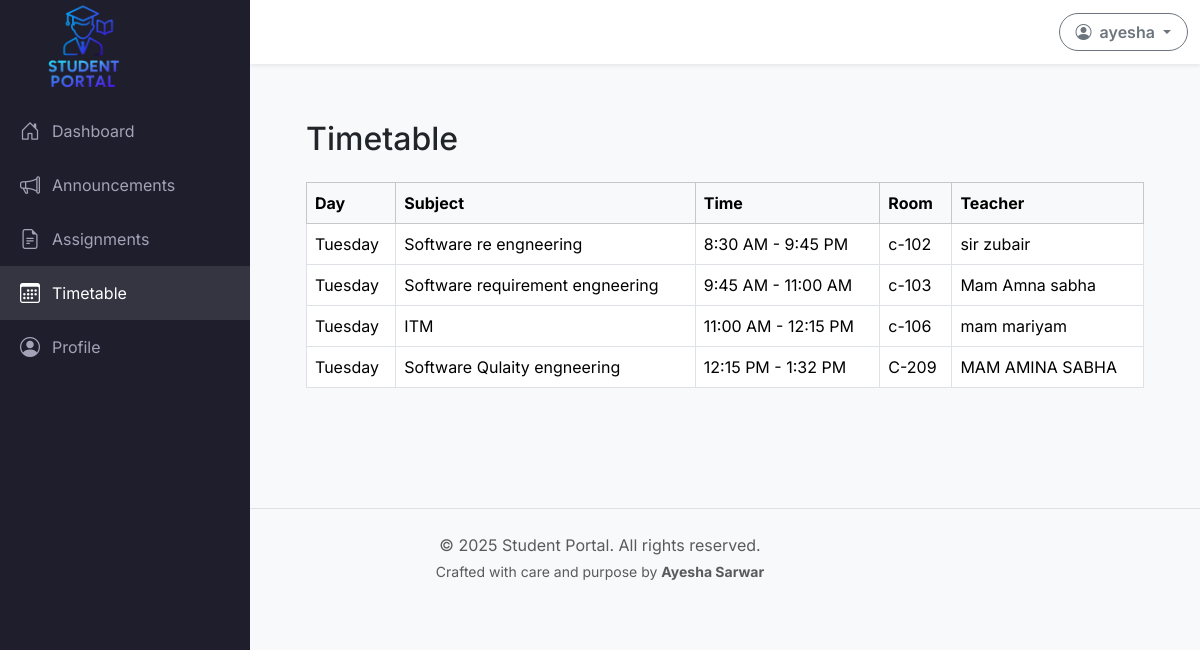
Screenshot of /dashboard/timetable.php (signed in) with the database file from the repository.
### tables this page shows
CREATE TABLE `timetables` (
  `id` int(11) NOT NULL,
  `day_of_week` varchar(10) NOT NULL,
  `subject` varchar(100) NOT NULL,
  `start_time` time NOT NULL,
  `end_time` time NOT NULL,
  `room` varchar(50) NOT NULL,
  `teacher` varchar(100) NOT NULL,
  `created_at` timestamp NOT NULL DEFAULT current_timestamp()
);

### models/Timetable.php (called while the page is built, shortened)
<?php
require_once __DIR__ . '/../config/db.php';
class Timetable {
    public function getAll() {
        global $conn;
        $sql = "SELECT * FROM timetables ORDER BY FIELD(day_of_week, 'Monday', 'Tuesday', 'Wednesday', 'Thursday', 'Friday')";
        return mysqli_query($conn, $sql);
    }
}

### dashboard/timetable.php (the view)
<?php
require_once '../auth/authsession.php';
require_once '../includes/header.php';
require_once '../includes/sidebar.php';
require_once '../includes/navbar.php';
require_once '../models/Timetable.php';
$timetableModel = new Timetable();
$timetables = $timetableModel->getAll();
?>
<div class="main-content">
    <div class="container-fluid p-4">
        <h2 class="mb-4">Timetable</h2>
        <div class="table-responsive">
            <table class="table table-bordered align-middle">
                <thead class="table-light">
                    <tr>
                        <th>Day</th>
                        <th>Subject</th>
                        <th>Time</th>
                        <th>Room</th>
                        <th>Teacher</th>
                    </tr>
                </thead>
                <tbody>
                <?php while ($row = mysqli_fetch_assoc($timetables)): ?>
                    <tr>
                        <td><?= htmlspecialchars($row['day_of_week']) ?></td>
                        <td><?= htmlspecialchars($row['subject']) ?></td>
                        <td><?= date("g:i A", strtotime($row['start_time'])) . " - " . date("g:i A", strtotime($row['end_time'])) ?></td>
                        <td><?= htmlspecialchars($row['room']) ?></td>
                        <td><?= htmlspecialchars($row['teacher']) ?></td>
                    </tr>
                <?php endwhile; ?>
                </tbody>
            </table>
        </div>
    </div>
</div>
<?php require_once '../includes/footer.php'; ?>

### includes/header.php (style rules this page uses)
body { font-family: 'Inter', sans-serif; background-color: #f8f9fa; }
.main-content { margin-left: 250px; padding: 2rem; }

### rows the page displays
timetables: day_of_week "Tuesday", subject "Software re engneering", start_time "8:30 AM", end_time "9:45 PM", room "c-102", teacher "sir zubair"
timetables: day_of_week "Tuesday", subject "Software requirement engneering", start_time "9:45 AM", end_time "11:00 AM", room "c-103", teacher "Mam Amna sabha"
timetables: day_of_week "Tuesday", subject "ITM", start_time "11:00 AM", end_time "12:15 PM", room "c-106", teacher "mam mariyam"
timetables: day_of_week "Tuesday", subject "Software Qulaity engneering", start_time "12:15 PM", end_time "1:32 PM", room "C-209", teacher "MAM AMINA SABHA"

### other values shown
$_SESSION['full_name'] "ayesha"
